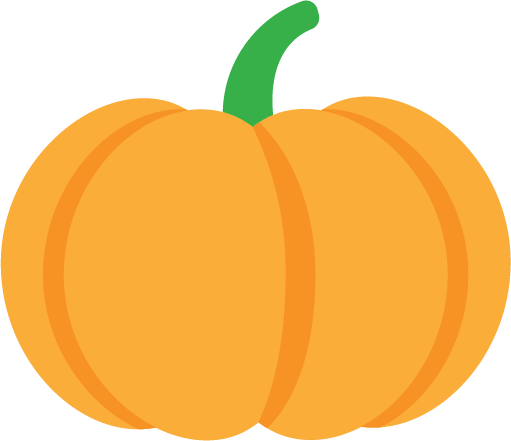
#> input picture Exercises/ImageSplitting/pumpkin.png, 511 x 441 px
$ python ImageDivision.py
#> lines starting #> are read from the running program, lines starting #| are printed output that depends on the picture; after the words box and inside, x2 and y2 are one past the last pixel; in counts of white or black regions, pixels touching at a corner belong together
from PIL import Image
import numpy as np
import os
import random

# Load the image
image_path = 'pumpkin.png'  # Replace with your image path
image = Image.open(image_path).convert("RGBA")
#> image is the input picture: PIL image 511x441 RGBA; mean R, G, B, A 247.1, 197, 119.9, 171.9
image_data = np.array(image)

# Extract the alpha channel
alpha_channel = image_data[:, :, 3]
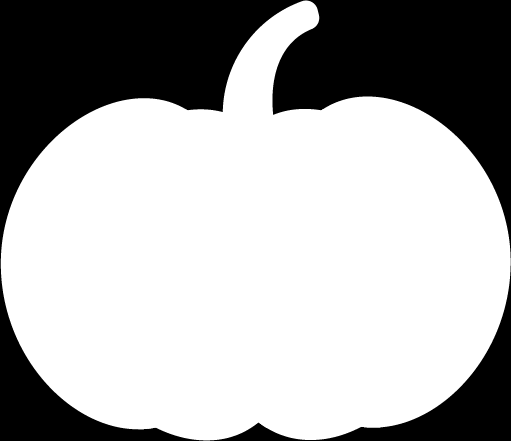
#> alpha_channel: shape (441, 511); min 0, max 255, mean 171.9

# Find non-transparent pixels
non_transparent_indices = np.argwhere(alpha_channel > 0)
#> non_transparent_indices = 152696 pairs, first value 0 to 440, second value 0 to 510

# Shuffle the non-transparent pixels randomly
random.shuffle(non_transparent_indices.tolist())

# Define split ratios
ratios = [40, 30, 30, 5, 5]
total_ratio = sum(ratios)

# Calculate the number of pixels for each split
total_visible_pixels = len(non_transparent_indices)
#> total_visible_pixels = 152696
split_counts = [int(total_visible_pixels * (r / total_ratio)) for r in ratios]
#> split_counts = [55525, 41644, 41644, 6940, 6940]

# Adjust the last split to cover any remaining pixels
split_counts[-1] += total_visible_pixels - sum(split_counts)

# Create output directory
output_dir = "vertical_pixel_based_splitm"
os.makedirs(output_dir, exist_ok=True)

# Generate masks and save each random chunk
start_idx = 0
for i, count in enumerate(split_counts):
    end_idx = start_idx + count
    split_mask = np.zeros_like(alpha_channel)
    split_pixels = non_transparent_indices[start_idx:end_idx]
    for y, x in split_pixels:
        split_mask[y, x] = 255

    # Apply mask to the original image
    split_image_data = image_data.copy()
    split_image_data[:, :, 3] = split_mask
    split_image = Image.fromarray(split_image_data, mode="RGBA")
    split_image.save(f"{output_dir}/part_{i+1}.png")

    start_idx = end_idx
#> this loop made 5 passes
#> (count, end_idx, start_idx) on passes 1 to 5: (55525, 55525, 55525), (41644, 97169, 97169), (41644, 138813, 138813), (6940, 145753, 145753), (6943, 152696, 152696)
#> pass 1, `split_image = Image.fromarray(split_image_data, mode="RGBA")`:
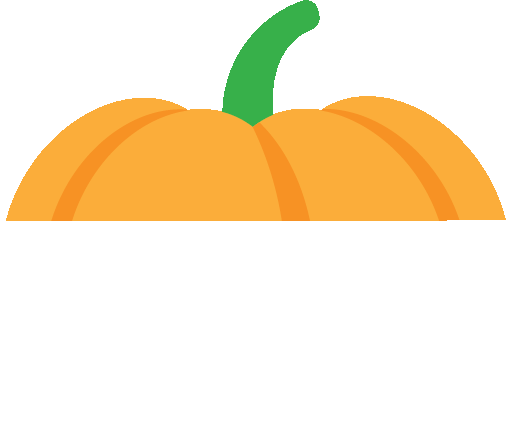
#> split_image: PIL image 511x441 RGBA; mean R, G, B, A 247.1, 197, 119.9, 62.8; transparent parts drawn white
#> pass 2, `split_image = Image.fromarray(split_image_data, mode="RGBA")`:
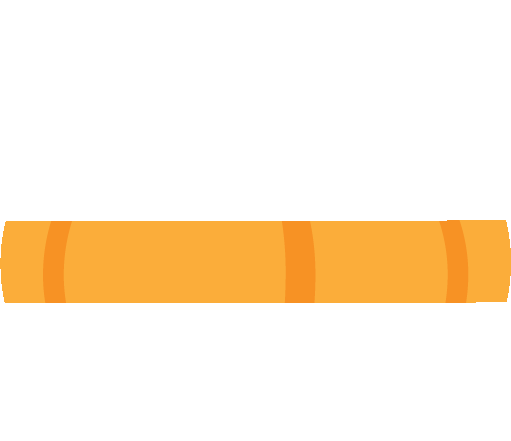
#> split_image: PIL image 511x441 RGBA; mean R, G, B, A 247.1, 197, 119.9, 47.1; transparent parts drawn white
#> pass 3, `split_image = Image.fromarray(split_image_data, mode="RGBA")`:
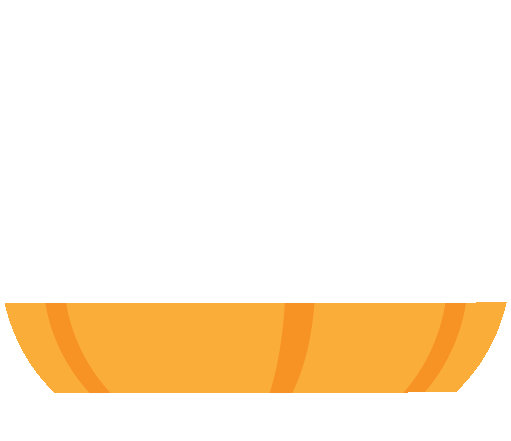
#> split_image: PIL image 511x441 RGBA; mean R, G, B, A 247.1, 197, 119.9, 47.1; transparent parts drawn white
#> after the loop:
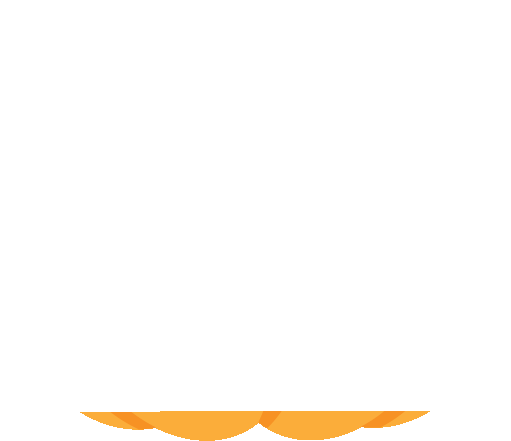
#> split_image: PIL image 511x441 RGBA; mean R, G, B, A 247.1, 197, 119.9, 7.9; transparent parts drawn white
#> after the loop:
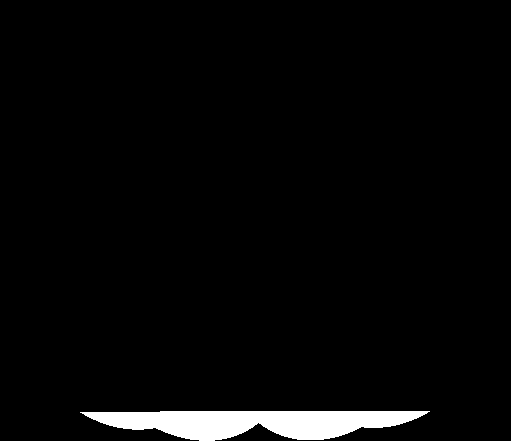
#> split_mask: shape (441, 511); 3.1% white; 1 white region, box (x1, y1, x2, y2) and area: (80, 411, 430, 441) 6943

print("Random chunk splitting complete. Images saved in:", output_dir)
